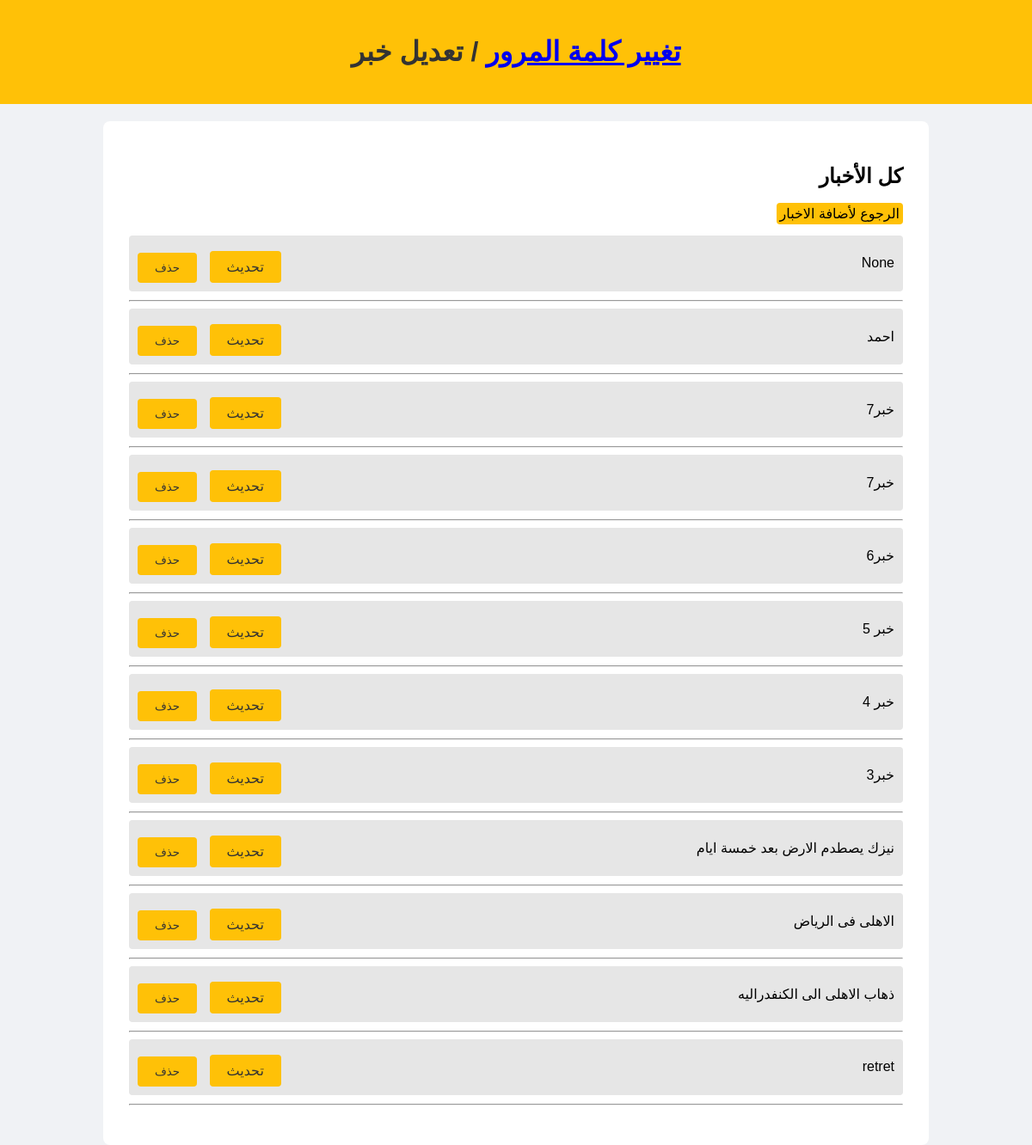
/update/, run on an earlier commit of the app's database.
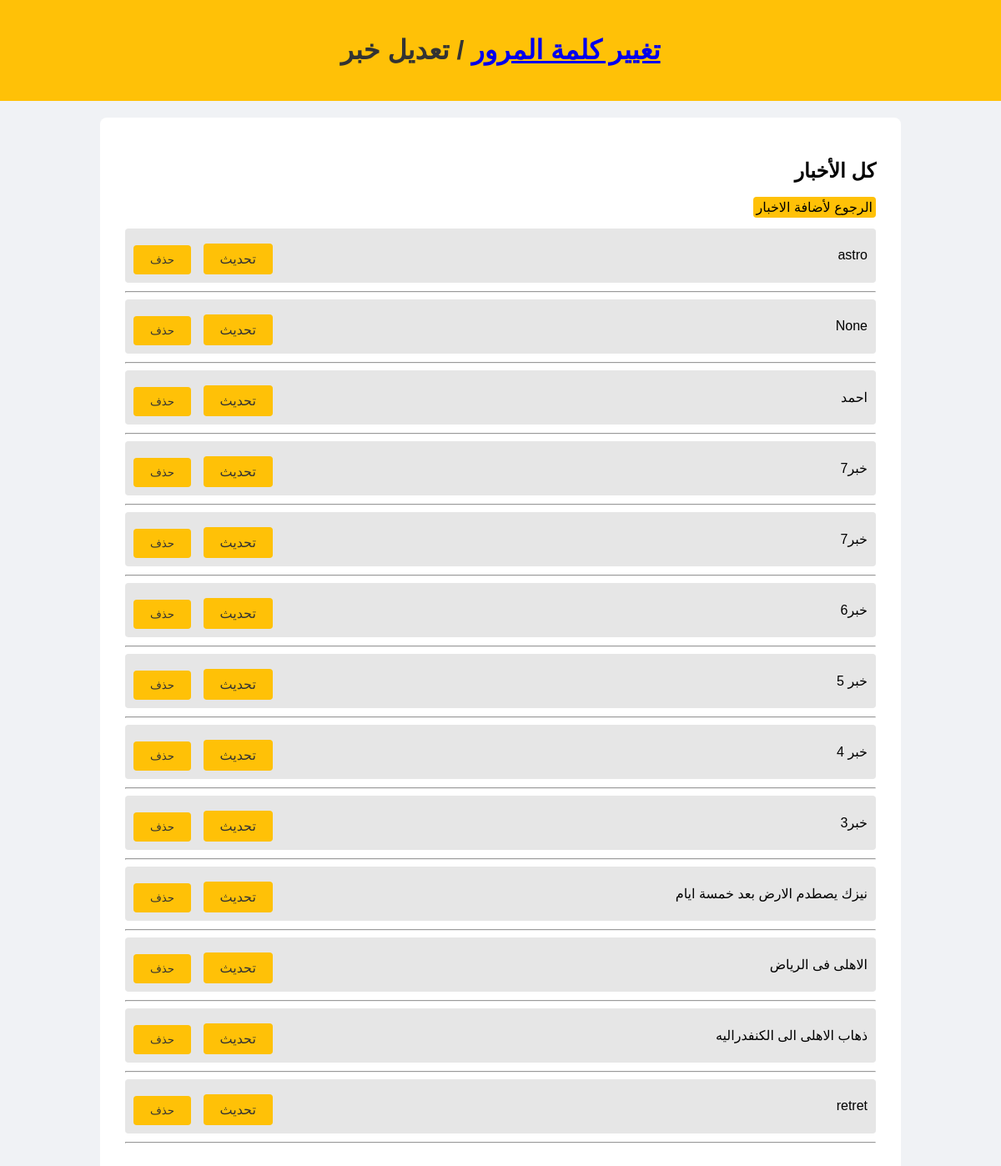
And on a later commit of the database.
### cn/models.py (models this page shows, shortened)
class News(models.Model):
    class C(models.TextChoices):
        SPORTS = 'رياضى', 'رياضى'
        ARTICLE = 'مقالى', 'مقالى'
        OTHER = 'اخر', 'اخر'
    title = models.CharField(
        max_length=2000,
        blank=True,
        null=True,
        verbose_name="عنوان الخبر"
    )
    description = models.TextField(
        blank=True,
        null=True,
        verbose_name="وصف الخبر"
    )
    is_featured = models.BooleanField(default=False, verbose_name="خبر مميز")
    image = models.ImageField(
        upload_to='uploads/news/',
        blank=True,
        null=True,
        verbose_name="الصورة الرئيسية"
    )
    category = models.CharField(
        max_length=10,
        choices=C.choices,
        default=C.OTHER,
        verbose_name="التصنيف"
    )
    created_at = models.DateTimeField(
        default=timezone.now,
        verbose_name="تاريخ الإضافة"
    )

### cn/views.py (the view)
# urls.py: path('update/', views.update, name='update'),
def update(request, pk=None):
    instance = get_object_or_404(News, pk=pk) if pk else None
    if request.method == 'POST':
        if 'delete_id' in request.POST:
            news = get_object_or_404(News, pk=request.POST['delete_id'])
            news.delete()
            return redirect('update')
    all_news = News.objects.all().order_by('-is_featured', '-created_at')
    return render(request, 'update.html', {
        'all_news': all_news,
    })

### templates/update.html (shortened to what this page needs)
{% load static %}
<!DOCTYPE html>
<html lang="ar" dir="ltr">
<head>
</head>
<body>
    <div class="header">
        <h1><a href="{% url 'change_password' %}">تغيير كلمة المرور</a>
 / تعديل خبر</h1>
    </div>
    <div class="container">
        <h2>كل الأخبار</h2>
        <a href="{% url 'crud' %}" class="a">الرجوع لأضافة الاخبار</a>
        <ul>
            {% for news in all_news %}
                <li>
                    {{ news.title }}
 <div class="all">
                    <div class="actions">
                        <a href="{% url 'crud_with_id' news.id %}">تحديث</a>
                    </div>
                    <div class="actions">
                        <form method="post" style="display:inline;">
                            <button type="submit">حذف</button>
                        </form>
                    </div></div>
                </li>
                <hr>
            {% endfor %}
        </ul>
    </div>
</body>
</html>

What changed in the data, as far as the page shows it:
added News: title "astro"
